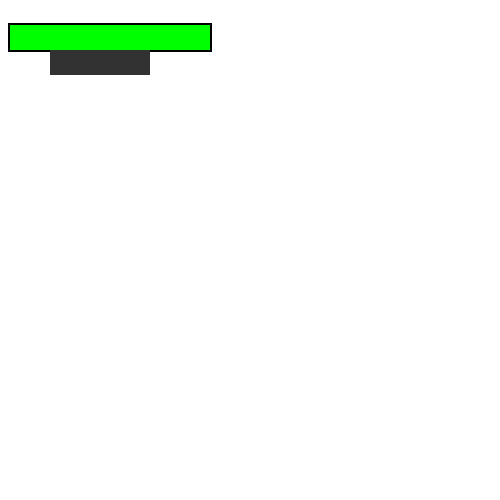
Frame 1 (no input)
Frame 60 (no input): identical to frame 1, image omitted
Frame 120 (the mouse pressed at the canvas centre since frame 60): identical to frame 1, image omitted

The p5.js sketch that drew this single still picture (run headless with seeded random() and noise() and a simulated clock; from frame 60 on, the mouse is pressed at the canvas centre):

// p5.js sketch
// ── sketch.js
let h1 = new HealthBar(100,100);
var buttonDown;

function setup()
{
	createCanvas(500,500);

	buttonDown = false;
}

function draw()
{
	background(255,255,255);
	h1.showHealthBar();

	deductHealthButton();
}

function deductHealthButton()
{
	var x = 50;
	var y = 50;
	var l = 100;
	var h = 25;



	if (mouseX > x && mouseX < x+l && mouseY > y && mouseY < y+h && mouseIsPressed && buttonDown == false)
	{
		fill(255,255,255);
		rect(x,y,l,h);
		h1.deductHealth(10);
		buttonDown = true;
	}
	else
	{
		fill(50,50,50);
		rect(x,y,l,h);
	}

}

function mouseReleased()
{
	if (buttonDown)
	{
		buttonDown = false;
	}
}

// ── health.js
class HealthBar {
	constructor(startH,maxH)
	{
		this.startH = startH;
		this.currentH = startH;
		this.maxH = maxH;
		this.length = 200;
		this.height = 25;
		this.x = 10;
		this.y = 25;
		this.topR = 0;
		this.topG = 255;
		this.topB = 0;
		this.botR = 255;
		this.botG = 50;
		this.botB = 50;
		this.botT = 80;
	}

	deductHealth(amount)
	{
		this.currentH = this.currentH - amount;
		if (this.currentH <= 0)
		{
			this.currentH = 0;
		}
	}

	getCurrentHealth()
	{
		return this.currentH;
	}

	// reset the current health bar to the original maximum
	resetHealth()
	{
		this.currentH = startH;
	}

	// set x and y coordinate of health bar
	setHealthBarXY(x,y)
	{
		this.x = x;
		this.y = y;
	}

	// set length and height of health bar
	setHealthBarLH(l,h)
	{
		this.length = l;
		this.height = h;
	}

	// set RGB value of the top health bar
	setTopHealthColor(r,g,b)
	{
		this.topR = r;
		this.topG = g;
		this.topB = b;
	}

	// set RGB value plus the transparecy value of the bottom health bar
	setBoTHealthColor(r,g,b,t)
	{
		this.botR = r;
		this.botG = g;
		this.botB = b;
		this.botT = t;
	}

	showHealthBar()
	{
		if (this.currentH > 0)
		{
			stroke(0,0,0);
			strokeWeight(2);
			fill(this.botR,this.botG,this.botB,this.botT);
			rect(this.x-1,this.y-1,this.length+2,this.height+2);
			strokeWeight(0);
			fill(this.topR,this.topG,this.topB);
			rect(this.x,this.y,this.length*(this.currentH/this.maxH),this.height);
		}

	}

	isAlive()
	{
		if (this.currentH > 0)
		{
			return true;
		}
		else {
			return false;
		}
	}

	setHealthIcon()
	{

	}

	showHealthIcons()
	{

	}
}
